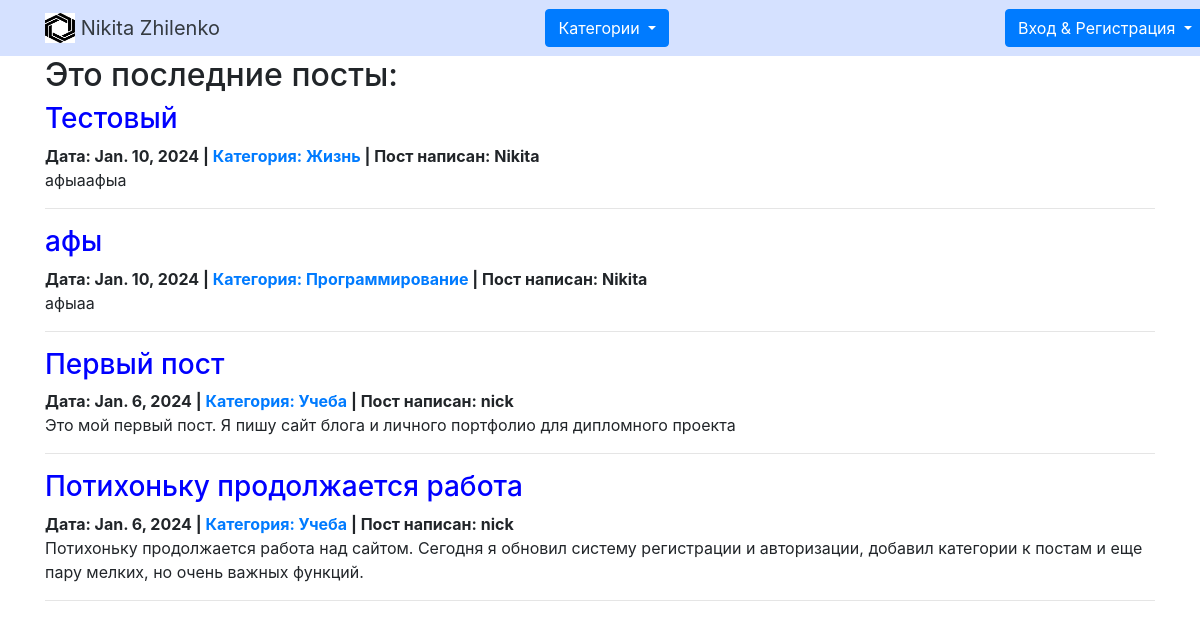
The page /blog/ on the database as committed earlier.
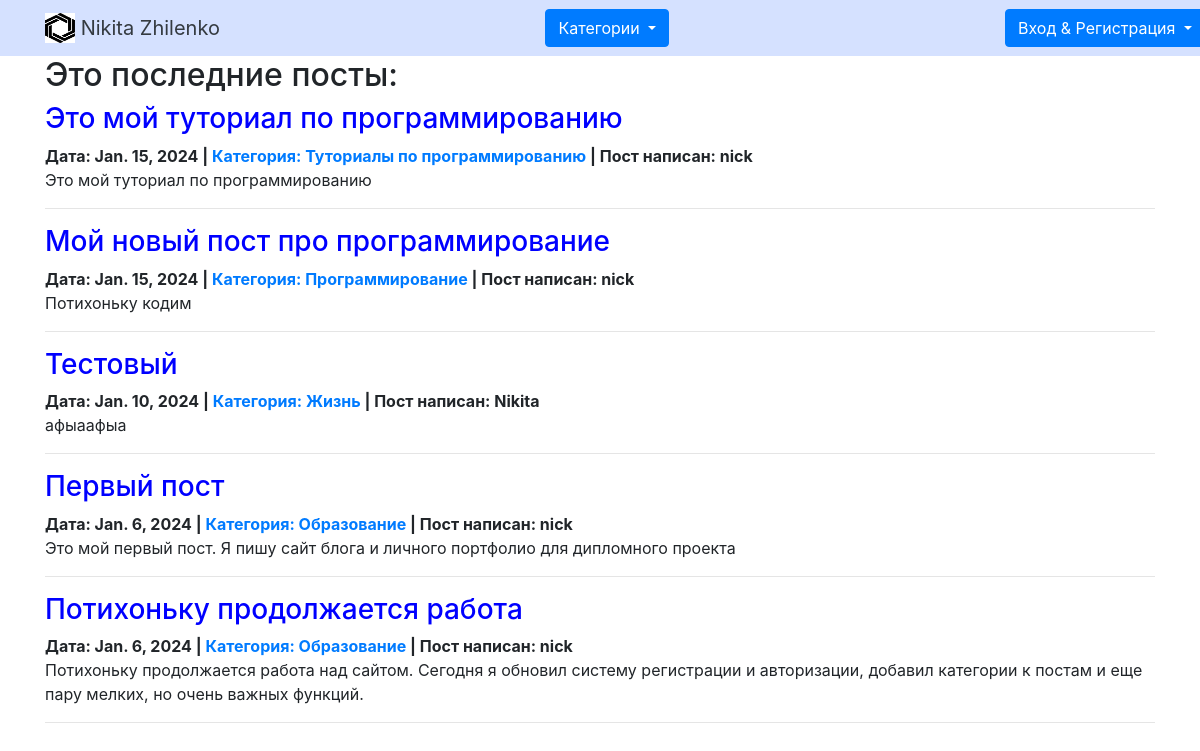
The same page on the database as committed later.
### blog/models.py (models this page shows, shortened)
class Post(models.Model):
    title = models.CharField(max_length=255)
    author = models.ForeignKey(User, on_delete=models.CASCADE)
    body = models.TextField()
    date = models.DateField(auto_now_add=True)
    category = models.ForeignKey(Category, on_delete=models.SET_NULL, null=True)

class Category(models.Model):
    name = models.CharField(max_length=255)
    def __str__(self):
        return self.name

### blog/views.py (the view)
# urls.py: path('blog/', HomeView.as_view(), name='all_blogs'),
class HomeView(ListView):
    model = Post
    template_name = 'blog/all_blogs.html'
    ordering = '-date'
    def get_context_data(self, *args, **kwargs):
        categories_menu = Category.objects.all()
        context = super(HomeView, self).get_context_data(*args, **kwargs)
        context['categories_menu'] = categories_menu
        return context

### blog/templatetags/blog_tags.py (called while the page is built)
@register.filter
def translate_category(category):
    return CATEGORY_TRANSLATIONS.get(str(category), str(category))

### blog/templates/blog/all_blogs.html
{% extends 'blog/base.html' %}
{% load blog_tags %}
{% block content %}
{% if object_list.count > 0 %}
    <h2>Это последние посты:</h2>
    {% for post in object_list %}
        <h3><a href="{% url 'blog:detailed_article' post.pk %}" style="color: #0000ff;">{{ post.title }}</a></h3>
        <strong>Дата: {{ post.date }} | <a href="{% url 'blog:category' post.category|slugify %}">Категория: {{ post.category|translate_category }}</a> | Пост написан: {{ post.author }}</strong>
        <p>{{ post.body|truncatechars:200|safe }}</p>
        <hr>
    {% endfor %}
{% else %}
    <h3>Постов пока нет :)</h3>
{% endif %}
{% endblock %}

Rows that differ between the two databases and show on the page:
removed Post: title "афы", date "Jan. 10, 2024", category|translate_category "Программирование", author "Nikita", body "афыаа"
added Post: title "Это мой туториал по программированию", date "Jan. 15, 2024", category|translate_category "Туториалы по программированию", author "nick", body "Это мой туториал по программированию"
added Post: title "Мой новый пост про программирование", date "Jan. 15, 2024", category|translate_category "Программирование", author "nick", body "Потихоньку кодим"
changed through a linked row, Post "Первый пост": category|translate_category "Учеба" → "Образование"
changed through a linked row, Post "Потихоньку продолжается работа": category|translate_category "Учеба" → "Образование"
